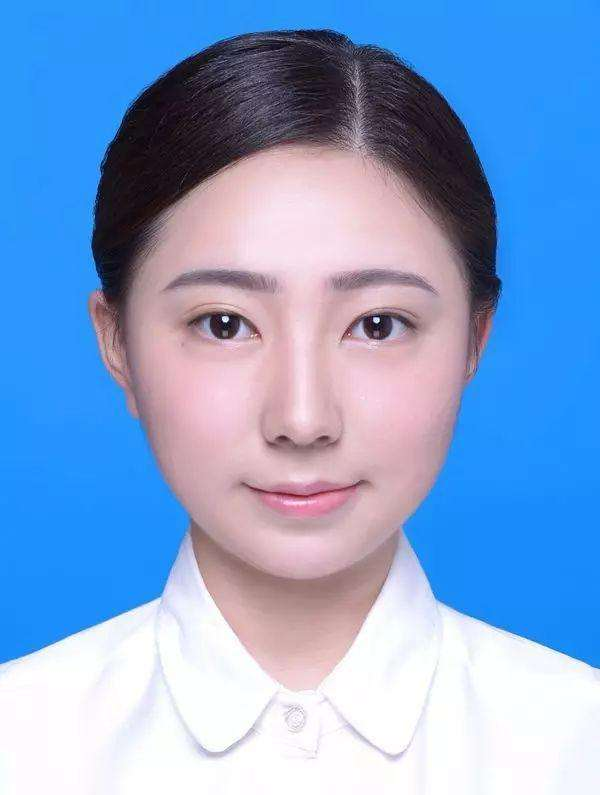
#> input picture xuki/img2string/zjz.jpeg, 600 x 795 px
$ python color_table.py   (older library calls are emulated)
#> lines starting #> are read from the running program, lines starting #| are printed output that depends on the picture
# @Time : 2020/9/11 17:47
# @Author : Xuki
# @File : color_table.py
# @Annotation :

import numpy as np
import cv2 as cv

image = cv.imread('zjz.jpeg')
#> image is the input picture: shape (795, 600, 3); mean B, G, R 209.1, 163, 130.9

cv.imshow("input", image)
h, w, ch = image.shape
#> h = 795; w = 600; ch = 3
# 构建图像数据
data = image.reshape((-1, 3))
data = np.float32(data)

# 图像分割
criteria = (cv.TERM_CRITERIA_EPS + cv.TERM_CRITERIA_MAX_ITER, 10, 1.0)
num_clusters = 5
ret, label, center = cv.kmeans(data, num_clusters, None, criteria, num_clusters, cv.KMEANS_RANDOM_CENTERS)
#> ret = 271415760.3; center = [[251.6, 146.7, 37.69], [186.3, 177.8, 215], [249.8, 245, 248.5], [129.1, 118.6, 144.7], [47.31, 34.05, 41.59]]
print(label[300])
#| [0]

# 生成主色彩条形卡片
card = np.zeros((50, w, 3), dtype=np.uint8)
clusters = np.zeros([5], dtype=np.int32)
# 统计每一类的数目
for i in range(len(label)):
    clusters[label[i]] += 1
#> after the loop, clusters = [187642, 95539, 113929, 31089, 48801]
# 比重
clusters = np.float32(clusters) / float(h * w)
#> clusters = [0.393, 0.2, 0.239, 0.0652, 0.102]
center = np.int32(center)
#> center = [[251, 146, 37], [186, 177, 214], [249, 245, 248], [129, 118, 144], [47, 34, 41]]
x_offset = 0

print('center=', center)
#| center= [[251 146  37]
#|  [186 177 214]
#|  [249 245 248]
#|  [129 118 144]
#|  [ 47  34  41]]
# 绘制色卡
for c in range(num_clusters):
    dx = np.int(clusters[c] * w)
    b = center[c][0]
    g = center[c][1]
    r = center[c][2]
    cv.rectangle(card, (x_offset, 0), (x_offset + dx, 50), (int(b), int(g), int(r)), -1)
    x_offset += dx
#> this loop made 5 passes
#> (dx, b, g, r, x_offset) on passes 1 to 5: (236, 251, 146, 37, 236), (120, 186, 177, 214, 356), (143, 249, 245, 248, 499), (39, 129, 118, 144, 538), (61, 47, 34, 41, 599)
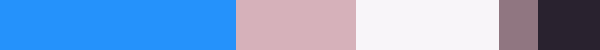
#> card: shape (50, 600, 3); mean of channels 0, 1, 2 208.5, 162.4, 130.1; drawn as B, G, R
#> after the loop, x_offset = 599

cv.imshow("color table", card)
cv.waitKey(0)
cv.destroyAllWindows()
